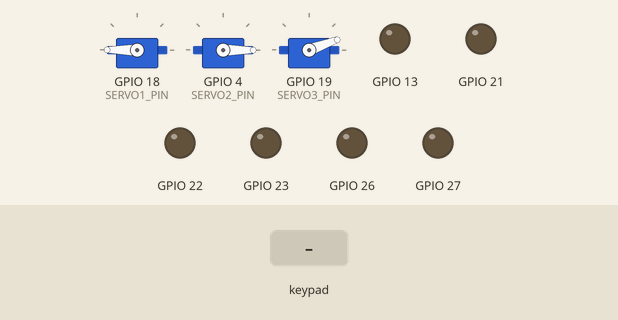
Simulated run of this program. Board: ESP32. Parts: 3 × servo, output pins drawn as LEDs (lit = HIGH). Inputs (shaded band) come from the test bench. Nothing arrives over Bluetooth unless stated; what the program prints to the serial monitor is not drawn.

Above: at 1.2 s.
1.3 s: key 'X' pressed
At 2.8 s:
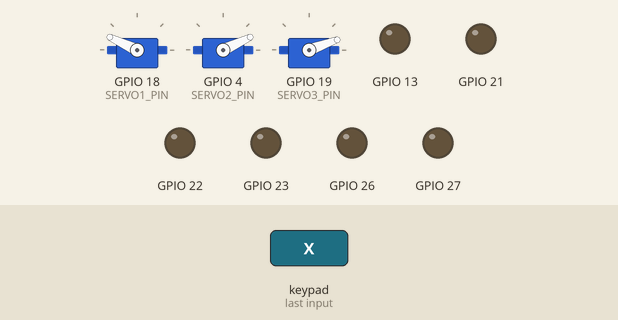
3.2 s: key 'L' pressed
At 3.8 s:
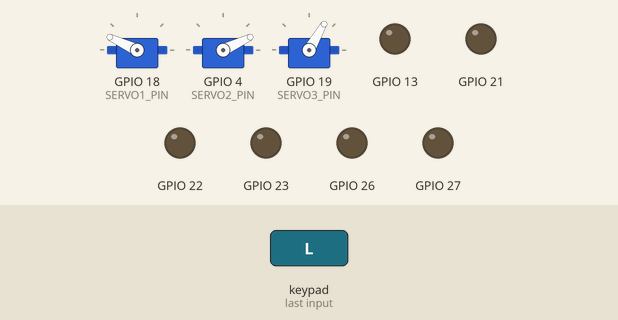
4.7 s: key 'R' pressed
At 5.9 s:
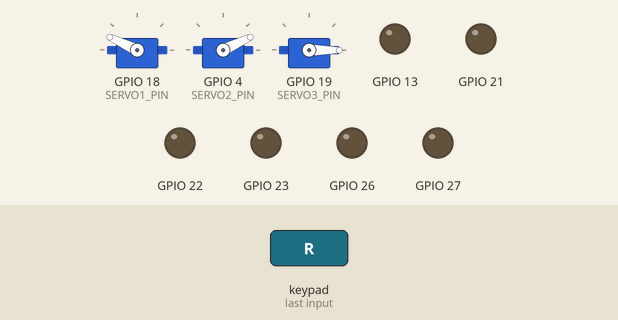
6.2 s: key 'T' pressed
At 7.7 s:
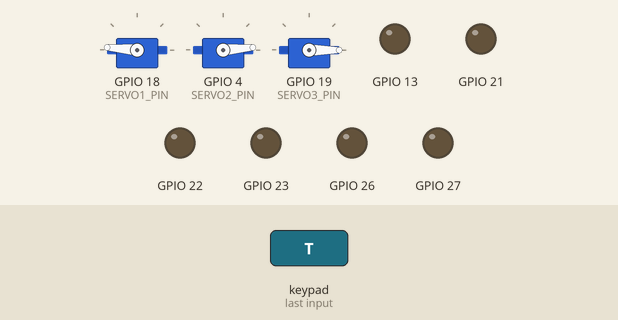
8.0 s: key 'L' pressed
At 8.7 s:
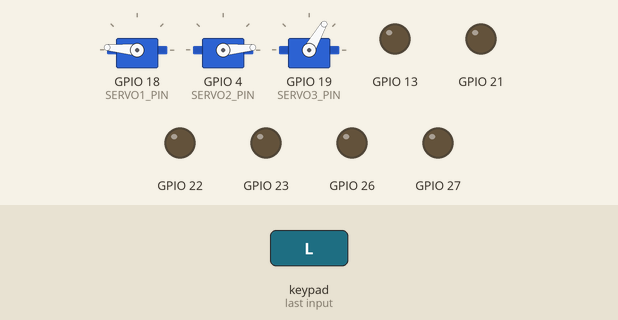
9.5 s: key 'X' pressed
At 10.3 s:
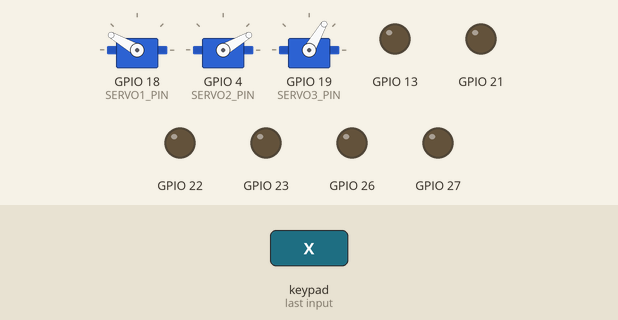
Timing chart, 0 to 12.3 s (numbered marks = the images above; inputs shaded):
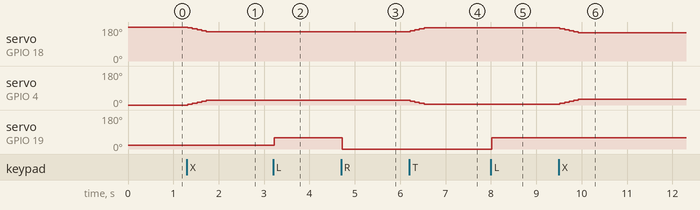

Measured:
- after the input at 1.3 s, servo on GPIO 18 (SERVO1_PIN): moves from 180° to 155° over 0.40 s, starting at once; servo on GPIO 4 (SERVO2_PIN): moves from 0° to 25° over 0.40 s, starting at once
- after the input at 3.2 s, servo on GPIO 19 (SERVO3_PIN): 20° → 60° at once
- after the input at 4.7 s, servo on GPIO 19 (SERVO3_PIN): 60° → 0° at once
- after the input at 6.2 s, servo on GPIO 18 (SERVO1_PIN): 155° → 160° at once, → 165° 0.10 s later, → 170° 0.10 s later, → 175° 0.10 s later; servo on GPIO 4 (SERVO2_PIN): 25° → 20° at once, → 15° 0.10 s later, → 10° 0.10 s later, → 5° 0.10 s later
- after the input at 8.0 s, servo on GPIO 19 (SERVO3_PIN): 0° → 60° at once
- after the input at 9.5 s, servo on GPIO 18 (SERVO1_PIN): moves from 175° to 150° over 0.40 s, starting at once; servo on GPIO 4 (SERVO2_PIN): moves from 5° to 30° over 0.40 s, starting at once

The program:

main.cpp
```cpp
#include <Arduino.h>
#include <ESP32Servo.h>
#include <Motor.h>
#include <PS4Controller.h>

// TODO 変数名を修正する
/* JOYSTICK */
const int DEAD_ZONE = 30;

/* MOTOR */
/*pwm dir channel*/
Motor RightMotor(26, 21, 5);
Motor LeftMotor(27, 22, 6);
Motor WindingMotor(13, 23, 7);

/* SERVO */
Servo ContinuousServo1;
Servo ContinuousServo2;
Servo TakeServo;

const int SERVO1_PIN = 18;
const int SERVO2_PIN = 4;
const int SERVO3_PIN = 19;

int servo1_degree = 180; // 初期位置
int servo2_degree = 0;
int takeServo_degree = 20;

uint8_t right_pwm = 0;
uint8_t left_pwm = 0;

const int DEBOUNCE_DELAY = 100;
/*丸ボタン*/
bool circle_pressed = false;
uint32_t circle_debounce_time = 0;
/*三角ボタン*/
uint32_t triangle_debounce_time = 0;
/*バツボタン*/
uint32_t cross_debounce_time = 0;

void setup() {
  Serial.begin(115200);

  /*uint8_t bt_mac[6];
  esp_read_mac(bt_mac, ESP_MAC_BT);
  Serial.printf("Bluetooth Mac Address => %02X:%02X:%02X:%02X:%02X:%02X\r\n",
                bt_mac[0], bt_mac[1], bt_mac[2], bt_mac[3], bt_mac[4],
                bt_mac[5]);*/

  PS4.begin("08:D1:F9:37:36:FE");
  Serial.printf("ready.\n");

  ContinuousServo1.attach(SERVO1_PIN, 800, 2200);
  ContinuousServo2.attach(SERVO2_PIN, 800, 2200);
  TakeServo.attach(SERVO3_PIN, 500, 2400);

  ContinuousServo1.write(servo1_degree);
  ContinuousServo2.write(servo2_degree);
  TakeServo.write(takeServo_degree);
}

void loop() {

  if (!PS4.isConnected()) {
    Serial.printf("PS4 controller disconnected.\n");
    RightMotor.run(0, 0);
    LeftMotor.run(0, 0);
    WindingMotor.run(0, 0);
    return;
  }

  if (DEAD_ZONE <= abs(PS4.RStickY())) {
    right_pwm = abs(PS4.RStickY());
    if (PS4.R1()) {
      right_pwm /= 2; // R1を押しているときPWMが半分になる
    }
    RightMotor.run(right_pwm,
                   (PS4.RStickY() > 0 ? 1 : 0)); // 右モーターを動かす
  } else {
    RightMotor.run(0, 0);
  }
  if (DEAD_ZONE <= abs(PS4.LStickY())) {
    left_pwm = abs(PS4.LStickY());
    if (PS4.R1()) {
      left_pwm /= 2;
    }
    LeftMotor.run(left_pwm,
                  (PS4.LStickY() > 0 ? 0 : 1)); // 左モーターを動かす
  } else {
    LeftMotor.run(0, 0);
  }

  /* MOVE SERVO */
  if (PS4.Triangle() && servo1_degree < 175) {
    if (millis() - triangle_debounce_time > DEBOUNCE_DELAY) {
      triangle_debounce_time = millis();
      servo1_degree += 5;
      servo2_degree -= 5;
      ContinuousServo1.write(servo1_degree); // 上げる
      ContinuousServo2.write(servo2_degree);
    }

  } else if (PS4.Cross() && servo1_degree > 5) {
    if (millis() - cross_debounce_time > DEBOUNCE_DELAY) {
      cross_debounce_time = millis();
      servo1_degree -= 5;
      servo2_degree += 5;
      ContinuousServo1.write(servo1_degree); // 下げる
      ContinuousServo2.write(servo2_degree);
    }
  }

  if (PS4.R2Value() > 10) {
    WindingMotor.run(PS4.R2Value() / 2, 0); // 正転
  } else if (PS4.L2Value() > 10) {
    WindingMotor.run(PS4.L2Value() / 2, 1); // 逆転
  } else {
    WindingMotor.run(0, 0);
  }

  if (PS4.Right()) {
    TakeServo.write(0);
  }
  if (PS4.Left()) {
    TakeServo.write(60);
  }

  if (PS4.PSButton()) {
    ESP.restart(); // ESP32の再起動
  }
}
```

Motor.cpp
```cpp
#include <Arduino.h>
#include <Motor.h>

/* MOTOR SETTINGS */
Motor::Motor(int pwm_pin, int dir_pin, int channel)
    : pwm_pin(pwm_pin), dir_pin(dir_pin), channel(channel), frequency(5000),
      resolution(8) {
  pinMode(pwm_pin, OUTPUT);
  pinMode(dir_pin, OUTPUT);
  ledcSetup(channel, frequency, resolution);
  ledcAttachPin(pwm_pin, channel);
}

/* MOVE MOTOR */
void Motor::run(int speed, bool direction) {
 // Serial.printf("MOTOR's SPEED : %d  \n", speed);
  digitalWrite(dir_pin, direction);
  ledcWrite(channel, speed);
}
```

Motor.h
```cpp
#ifndef MOTOR_H
#define MOTOR_H

#include <Arduino.h>

class Motor{
    public:
     Motor(int pwm_pin, int dir_pin, int channel);
     void run(int axis, bool direction);

    private:
     int pwm_pin;
     int dir_pin;
     int channel;

     int frequency;
     int resolution;
};

#endif
```
